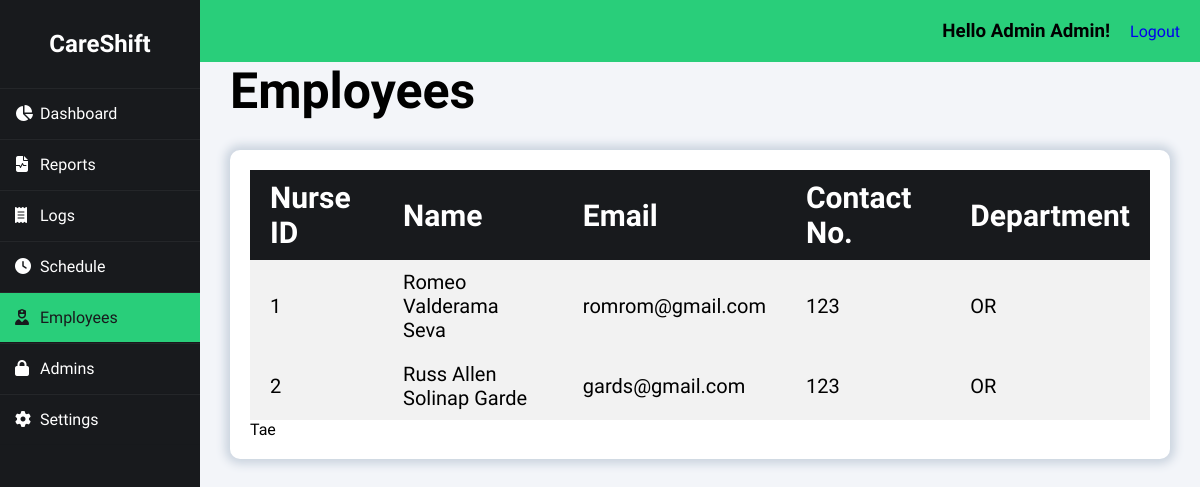
The page /index.php?page=employees (signed in) on the database as committed earlier.
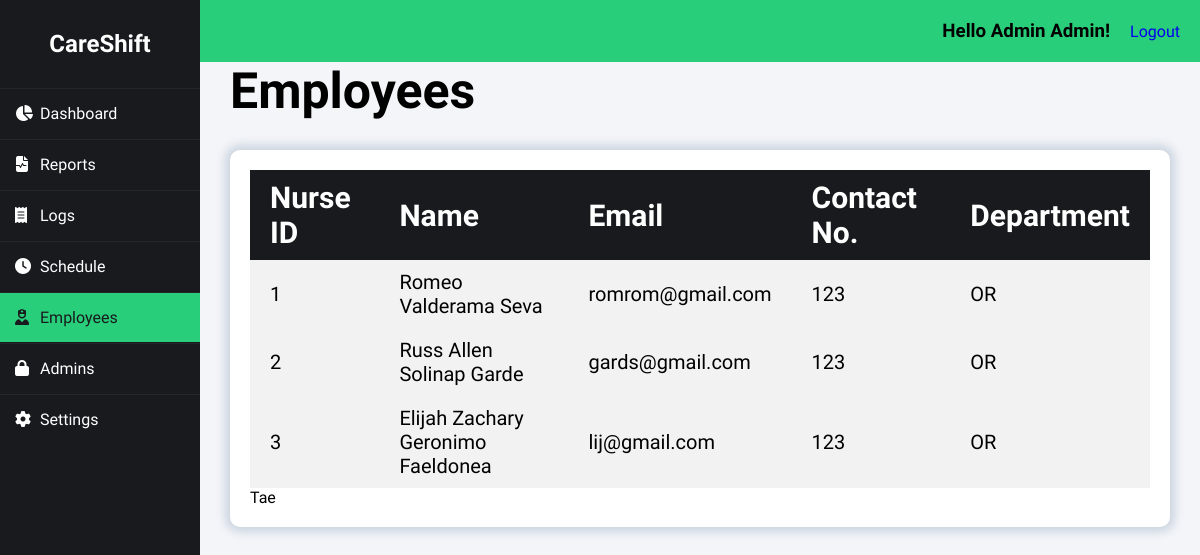
The same page on the database as committed later.
### tables this page shows
CREATE TABLE `employee` (
  `emp_id` int(50) NOT NULL auto_increment, 
  `emp_password` varchar(32) NOT NULL,
  `emp_fname` varchar(50) NOT NULL,
  `emp_mname` varchar(50) NOT NULL,
  `emp_lname` varchar(50) NOT NULL,
  `emp_email` varchar(50) NOT NULL,
  `emp_contact` bigint(20) NOT NULL,
  `emp_department` varchar(255) NOT NULL,
  PRIMARY KEY  (`emp_id`)
);

### class/class.admin.php (called while the page is built, shortened)
<?php
class Admin{
	private $DB_SERVER='localhost';
	private $DB_USERNAME='root';
	private $DB_PASSWORD='';
	private $DB_DATABASE='db_careshift';
	private $conn;
	public function __construct(){
		$this->conn = new PDO("mysql:host=".$this->DB_SERVER.";dbname=".$this->DB_DATABASE,$this->DB_USERNAME,$this->DB_PASSWORD);
	}
	function get_id_by_username($username){
		$sql="SELECT adm_id FROM admin WHERE adm_username = :username";
		$q = $this->conn->prepare($sql);
		$q->execute(['username' => $username]);
		$id = $q->fetchColumn();
		return $id;
	}
	function get_fname($id){
		$sql="SELECT adm_fname FROM admin WHERE adm_id = :id";
		$q = $this->conn->prepare($sql);
		$q->execute(['id' => $id]);
		$fname = $q->fetchColumn();
		return $fname;
	}
	function get_lname($id){
		$sql="SELECT adm_lname FROM admin WHERE adm_id = :id";
		$q = $this->conn->prepare($sql);
		$q->execute(['id' => $id]);
		$lname = $q->fetchColumn();
		return $lname;
	}
}
?>

### class/class.employee.php (called while the page is built, shortened)
<?php
class Employee{
	private $DB_SERVER='localhost';
	private $DB_USERNAME='root';
	private $DB_PASSWORD='';
	private $DB_DATABASE='db_careshift';
	private $conn;
	public function __construct(){
		$this->conn = new PDO("mysql:host=".$this->DB_SERVER.";dbname=".$this->DB_DATABASE,$this->DB_USERNAME,$this->DB_PASSWORD);
	}
	public function list_employees(){
		$sql="SELECT * FROM employee";
		$q = $this->conn->query($sql) or die("failed!");
		while($r = $q->fetch(PDO::FETCH_ASSOC)){
		$data[]=$r;
		}
		if(empty($data)){
		   return false;
		}else{
			return $data;
		}
	}
}
?>

### employees-module/index.php (the view, shortened to what this page needs)
<h1>Employees</h1>
<div class="content_wrapper">
<table id="tablerecords">
    <thead>
        <tr>
            <th>Nurse ID</th>
            <th>Name</th>
            <th>Email</th>
            <th>Contact No.</th>
            <th>Department</th>
        </tr>
    </thead>
    <?php
			if($employee->list_employees() != false){
				foreach($employee->list_employees() as $value){
   					extract($value);
					?>
					<tbody>
      					<tr>
        					<td><?php echo $emp_id;?></td>
							<td><?php echo $emp_fname.' '.$emp_mname.' '.$emp_lname;?></td>
        					<td><?php echo $emp_email;?></a></td>
							<td><?php echo $emp_contact;?></td>
							<td><?php echo $emp_department;?></td>
						</tr>
					</tbody>
					<?php
				}
			}
			?>
</table>
<p>Tae</p>
</div>

### index.php (shortened to what this page needs)
<?php
include_once 'class/class.employee.php';
include_once 'class/class.admin.php';
$page = (isset($_GET['page']) && $_GET['page'] != '') ? $_GET['page'] : '';
$employee = new Employee();
$admin = new Admin();
$admin_id = $admin->get_id_by_username($_SESSION['adm_username']);
?>
<!DOCTYPE html>
<html>
<head>
    <link rel="stylesheet" href="css/styles.css">
    <link rel="stylesheet" href="https://cdnjs.cloudflare.com/ajax/libs/fullcalendar/3.4.0/fullcalendar.css" />
</head>
<body>
    <div class="wrapper">
        <div class="sidebar">
            <h2>CareShift</h2>
            <ul>
                <li><a href="index.php" class="<?= $page == '' ? 'active' : '' ?>"><i class="fas fa-solid fa-chart-pie"></i>Dashboard</a></li>
                <li><a href="index.php?page=reports" class="<?= $page == 'reports' ? 'active' : '' ?>"><i class="fas fa-solid fa-file-waveform"></i>Reports</a></li>
                <li><a href="index.php?page=logs" class="<?= $page == 'logs' ? 'active' : '' ?>"><i class="fas fa-solid fa-receipt"></i>Logs</a></li>
                <li><a href="index.php?page=schedule" class="<?= $page == 'schedule' ? 'active' : '' ?>"><i class="fas fa-solid fa-clock"></i>Schedule</a></li>
                <li><a href="index.php?page=employees" class="<?= $page == 'employees' ? 'active' : '' ?>"><i class="fas fa-solid fa-user-nurse"></i>Employees</a></li>
                <li><a href="index.php?page=admins" class="<?= $page == 'admins' ? 'active' : '' ?>"><i class="fas fa-lock" aria-hidden="true"></i></i>Admins</a></li>
                <li><a href="index.php?page=settings" class="<?= $page == 'settings' ? 'active' : '' ?>"><i class="fas fa-solid fa-gear"></i>Settings</a></li>
            </ul>
        </div>
        <div class="body">
            <div class="header">
                <h3>Hello <?php echo $admin->get_fname($admin_id).' '.$admin->get_lname($admin_id);?>!</h3>
                <a href="logout.php" class="right">Logout</a>
            </div>
            <div class="main_content">
                <?php
                    switch($page){
                    case 'employees':
                        require_once 'employees-module/index.php';
                    break;
                    }
                ?>
            </div>
        </div>
    </div>
</body>
</html>

### css/styles.css (style rules this page uses)
* { margin: 0; padding: 0; box-sizing: border-box; list-style: none; text-decoration: none; font-family: "Afacad Flux", sans-serif; }
body { background: #f3f5f9; }
.wrapper { display: flex; position: relative; }
.wrapper .sidebar { position: fixed; width: 200px; height: 100%; background: #181a1d; padding: 30px 0; }
.wrapper .sidebar h2 { color: white; text-align: center; margin-bottom: 30px; }
.wrapper .sidebar ul li { border-bottom: 1px solid rgba(0, 0, 0, 0.05); border-top: 1px solid rgba(255, 255, 255, 0.05); }
.wrapper .sidebar ul li a { color: white; display: block; padding: 15px; }
.wrapper .sidebar ul li a .fas { width: 25px; }
.wrapper .sidebar ul li a.active { background-color: #29ce7a; color: #181a1d; }
.wrapper .sidebar ul li a.active .fas { color: #181a1d; }
.wrapper .body { width: 100%; margin-left: 200px; }
.wrapper .body .header { padding: 20px; background: #29ce7a; display: flex; justify-content: flex-end; gap: 20px; align-items: center; }
.wrapper .body .header h3 { margin: 0; }
.wrapper .body .main_content { padding: 0px 30px 0px 30px; }
.wrapper .body .main_content h1 { font-size: 50px; margin-bottom: 30px; width: 80%; }
.wrapper .body .main_content .content_wrapper { background: white; border-radius: 10px; box-shadow: 0 0 10px 5px #CBD4DF; padding: 20px; margin-top: 30px; margin-bottom: 30px; }
#tablerecords { padding: 10px; width: 100%; border-collapse: collapse; }
#tablerecords thead { color: white; background-color: #181a1d; text-align: left; font-size: 30px; }
#tablerecords thead tr th { padding: 10px 20px 10px 20px; }
#tablerecords th, #tablerecords td { padding: 10px 0px; }
#tablerecords tbody { font-size: 20px; }
#tablerecords tbody tr:nth-child(odd) { background-color: #f2f2f2; }
#tablerecords tbody tr td { padding: 10px 20px 10px 20px; }

Rows that differ between the two databases and show on the page:
added employee: emp_id "3", emp_fname "Elijah Zachary", emp_mname "Geronimo", emp_lname "Faeldonea", emp_email "lij@gmail.com", emp_contact "123", emp_department "OR"
